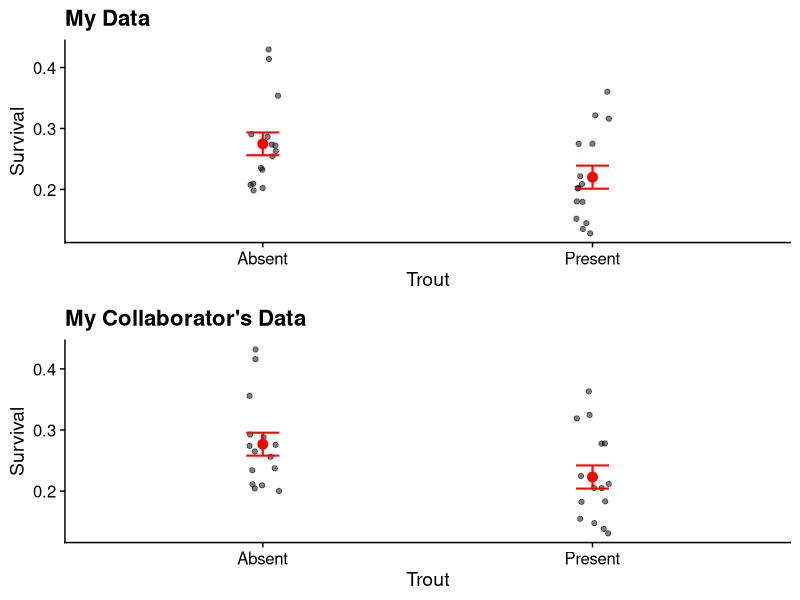
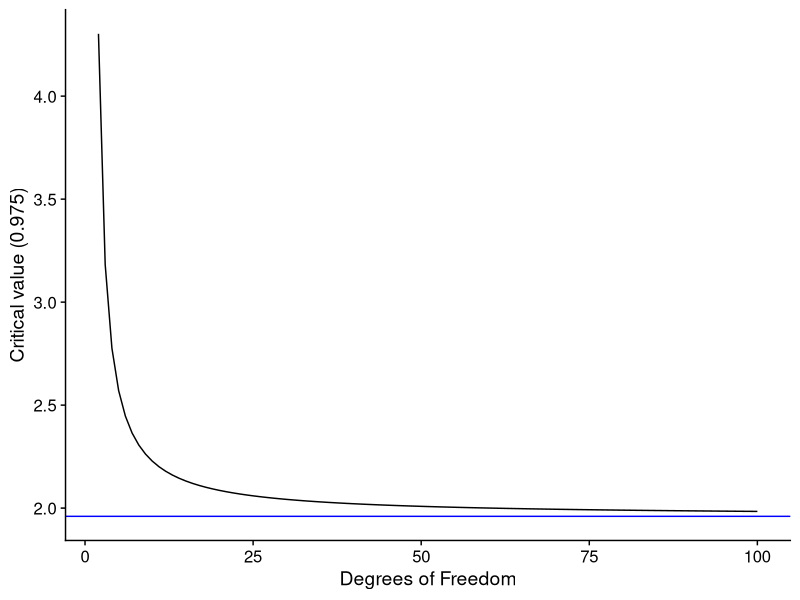
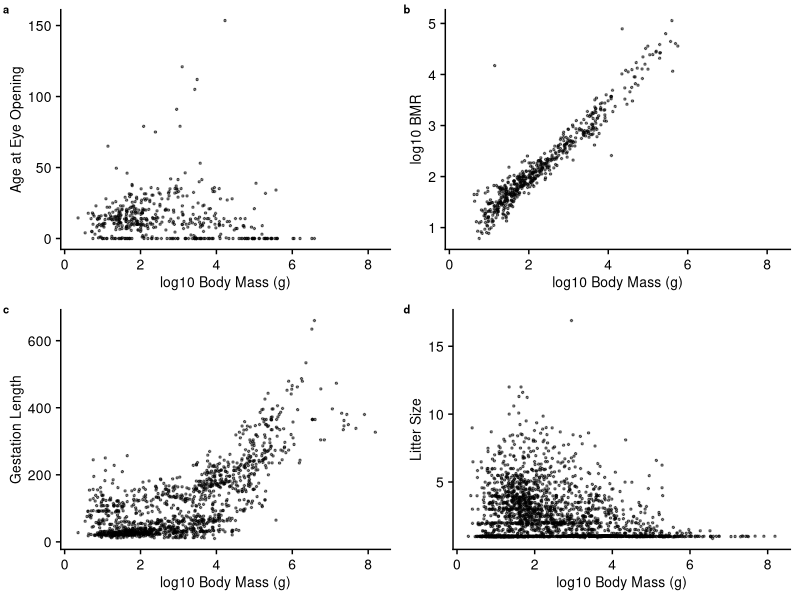

These charts were generated, in order, by the following R code:
## ---- chunk 1
# FIXME
library(tidyverse)
library(readxl)
library(cowplot)

library(knitr)
theme_set(theme_cowplot())
## ---- chunk 2
# FIXME
BT1 <- read_csv("../data/BrookTrout1.csv")
BT2 <- read_csv("../data/BrookTrout2.csv")
## ---- chunk 3
# FIXME
p1 <- ggplot(BT1, aes(x = Trout, y = Proportion_Surviving)) +
  geom_point(position = position_jitter(width = 0.05), alpha = 0.5) +
  stat_summary(fun = mean, geom = "point", size = 3, color = "red") +
  stat_summary(fun.data = mean_se, geom = "errorbar", width = 0.1,
               color = "red", size = 0.7) +
  labs(x = "Trout", y = "Survival", title = "My Data")
p2 <- ggplot(BT2, aes(x = Trout, y = Proportion_Surviving)) +
  geom_point(position = position_jitter(width = 0.05), alpha = 0.5) +
  stat_summary(fun = mean, geom = "point", size = 3, color = "red") +
  stat_summary(fun.data = mean_se, geom = "errorbar", width = 0.1,
               color = "red", size = 0.7) +
  labs(x = "Trout", y = "Survival", title = "My Collaborator's Data")

plot_grid(p1, p2, nrow = 2)
## ---- chunk 4
# FIXME
fm1 <- lm(Proportion_Surviving ~ Trout, BT1)
summary(fm1)
## ---- chunk 5
# FIXME
fm2 <- lm(Proportion_Surviving ~ Trout, BT2)
summary(fm2)
## ---- chunk 6
M <- tibble::tibble(Survival = c("Survived", "Did not survive"),
                    `Trout absent` = c(946, 3470),
                    `Trout present` = c(919, 3876))
knitr::kable(M)
## ---- chunk 7
# FIXME
CVs <- tibble(dfs = seq(2, 100, by = 1),
              crit_vals = qt(0.975, df = dfs,
                             lower.tail = TRUE))

CVs |>
  ggplot(aes(dfs, crit_vals)) +
  geom_line() +
  geom_hline(yintercept = qnorm(0.025, lower.tail = FALSE),
             color = "blue") +
  labs(x = "Degrees of Freedom", y = "Critical value (0.975)")
## ---- chunk 8
# Let's just adapt the approximate CI function from
# Problem Set 6. We will make it a little more flexible
# by allowing us to specify the desired interval with
# `prob`. Default to 95% CI.
SEM <- function(x) return(sd(x) / sqrt(length(x)))

exact_CI <- function(x, prob = 0.95) {
  t_crit <- qt((1 - prob) / 2,
               df = length(x) - 1,
               lower.tail = FALSE)
  Upper <- mean(x) + t_crit * SEM(x)
  Lower <- mean(x) - t_crit * SEM(x)
  return(tibble(Lower, Mean = mean(x), Upper))
}

CIs <- BT1 |> 
  group_by(Trout) |> 
  group_modify(~ exact_CI(.x$Proportion_Surviving))

knitr::kable(CIs)
## ---- chunk 9
mylist <- list()
mylist[[3]] <- 24
mylist
## ---- chunk 10
mylist[[1]] <- "hello world"
mylist[[2]] <- list(x = 12, y = "y", z = seq(1, 5, by = 0.2))
mylist
## ---- chunk 11
# FIXME
mylist[[2]]$z[3]
## ---- chunk 12
# FIXME
M <- read_excel("../data/mammals.xlsx", na = "NA") |>
  mutate(log_Mass = log10(adult_body_mass_g),
         log_BMR = log10(basal_met_rate_m_l_o2hr))

cols_analyze <- c("ageat_eye_opening_d",
                  "log_BMR",
                  "gestation_len_d",
                  "litter_size")

axis_labels <- c("Age at Eye Opening",
                 "log10 BMR",
                 "Gestation Length",
                 "Litter Size")

pp <- list()
## ---- chunk 13
# FIXME
for (ii in 1:length(cols_analyze)) {
  col <- cols_analyze[ii]
  lab <- axis_labels[ii]
  p <- ggplot(M, aes_string("log_Mass", col)) +
    geom_point(alpha = 0.5, size = 0.5) +
    labs(x = "log10 Body Mass (g)", y = lab) +
    theme(axis.text = element_text(size = 10),
          axis.title = element_text(size = 10))
  pp[[ii]] <- p
}
## ---- chunk 14
# FIXME
plot_grid(plotlist = pp, ncol = 2, nrow = 2,
          labels = c("a", "b", "c", "d"),
          label_size = 8)
